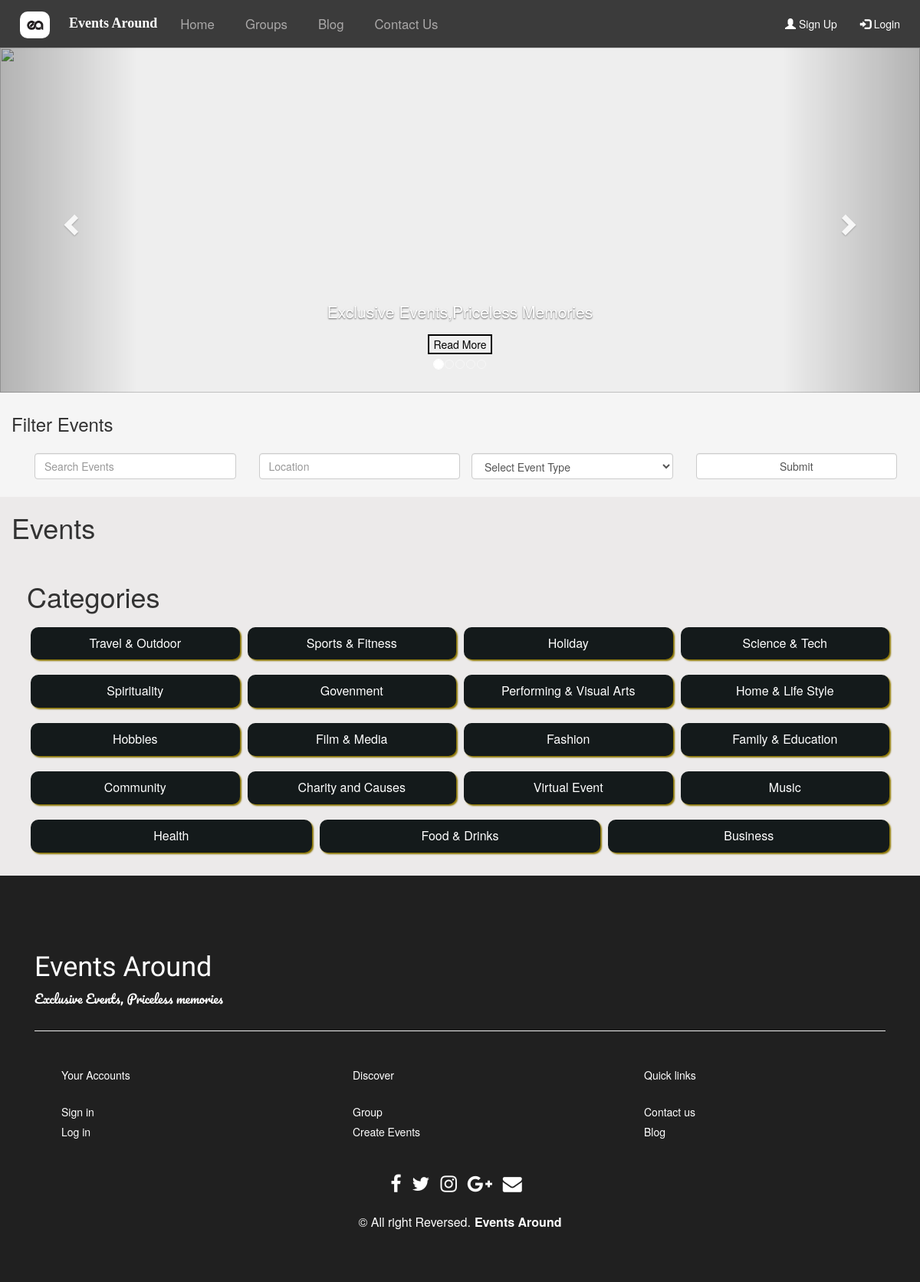
Before: / with the older database file.
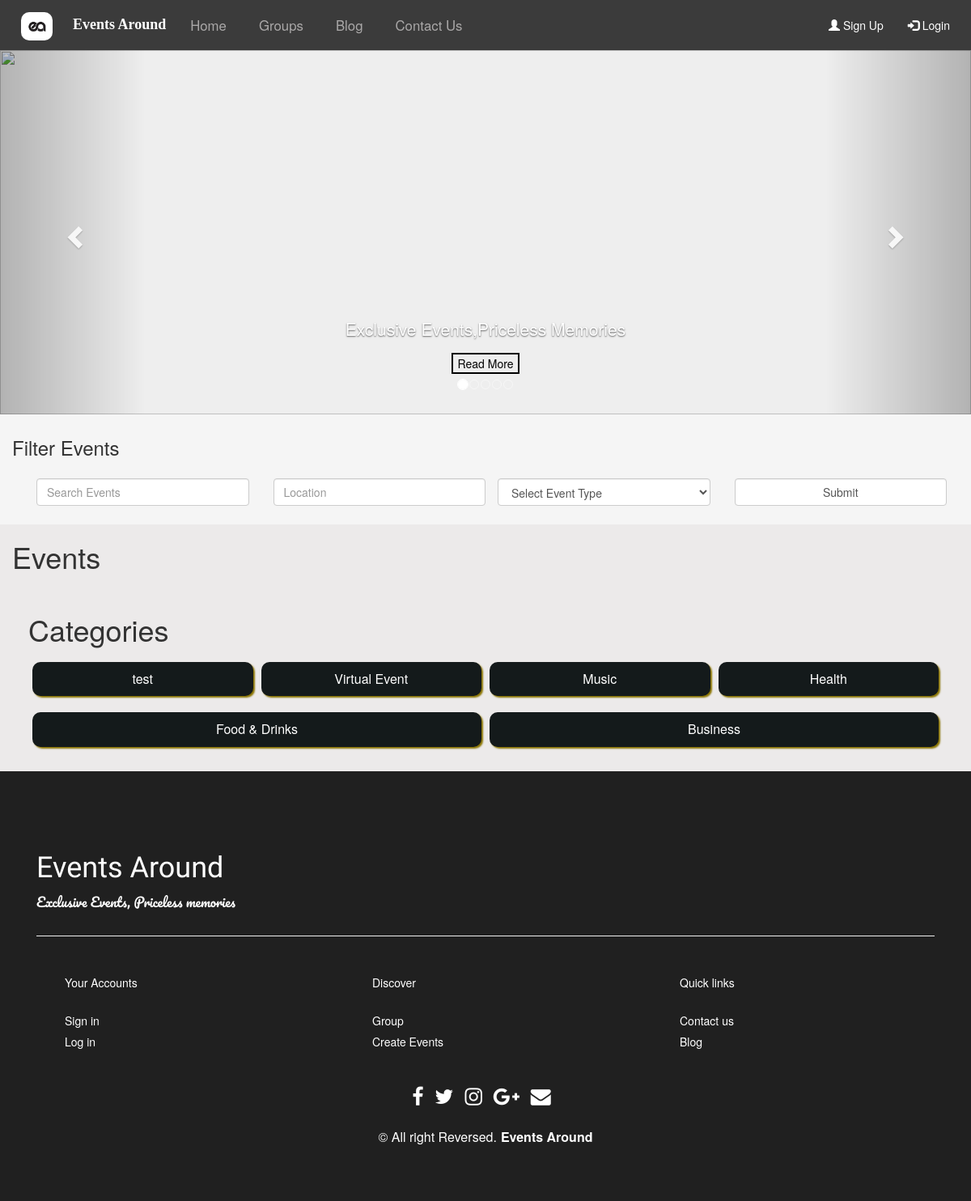
After: the same page with the newer database file.
### tables this page shows
CREATE TABLE `tbl_categories` (
  `id` int(11) NOT NULL,
  `title` varchar(225) NOT NULL,
  `status` enum('B','A') NOT NULL DEFAULT 'B',
  `createdBy` int(11) NOT NULL,
  `createdDate` datetime NOT NULL,
  `updatedBy` int(11) DEFAULT NULL,
  `updatedDate` datetime DEFAULT NULL
);

### functions.php (called while the page is built, shortened)
<?php
  function checkLogin(){
    if(isset($_SESSION['onlineUserID']) && $_SESSION['onlineUserID'] != "" && isset($_SESSION['onlineUserFullName']) && $_SESSION['onlineUserFullName'] != "" && isset($_SESSION['onlineUserType']) && $_SESSION['onlineUserType'] != "" && isset($_SESSION['onlineUserEmail']) && $_SESSION['onlineUserEmail'] != "" ){
        return true;
    }else{
      return false;
    }
  }
 ?>

### index.php (the view, shortened to what this page needs)
<?php require("connection.php"); ?>
<?php require("functions.php"); ?>
<?php $groupID = ""; $totCount= 0;?>
<!DOCTYPE html>
<html lang="en">
<head>
  <link rel="stylesheet" href="https://maxcdn.bootstrapcdn.com/bootstrap/4.5.2/css/bootstrap.min.css">
  <link rel="stylesheet" href="https://maxcdn.bootstrapcdn.com/bootstrap/3.4.1/css/bootstrap.min.css" />
  <link rel="stylesheet" href="https://cdnjs.cloudflare.com/ajax/libs/font-awesome/4.7.0/css/font-awesome.min.css" />
  <link rel="stylesheet" href="Home/Home.css">
</head>
<body>
<nav class="navbar  navbar-expand-md  navbar-dark" id="header">
  <a class="navbar-brand logo-link" href="index.php">
    <img src="Home/images/logo.jpg" class="logo-image" alt="Event Around">
  </a>
  <h4 id="NavWebName"><b>Events Around</b></h4>
  <div class="collapse navbar-collapse" id="collapsibleNavbar">
    <ul class="navbar-nav">
      <li class="nav-item">
        <a class="nav-link" id="NavLink" href="index.php">Home</a>
      </li>
      <li class="nav-item">
        <a class="nav-link" id="NavLink" href="group/group.php" >Groups</a>
      </li>
      <li class="nav-item">
        <a class="nav-link" id="NavLink" href="Blog/Blog.php" >Blog</a>
      </li>
      <li class="nav-item">
        <a class="nav-link" id="NavLink" href="Contact/Contact.php">Contact Us</a>
      </li>
   </ul>
	  <ul class="nav navbar-nav navbar-right">
      <?php if(checkLogin() == false){ ?>
        <li><a href="Signup/Signup.php"><span class="glyphicon glyphicon-user"></span> Sign Up</a></li>
        <li><a href="Login/Login.php"><span class="glyphicon glyphicon-log-in"></span> Login</a></li>
      <?php } ?>
    </ul>
  </div>
</nav>
<div id="myCarousel" class="carousel slide" data-ride="carousel">
  <ol class="carousel-indicators">
      <li data-target="#myCarousel" data-slide-to="0" class="active"></li>
      <li data-target="#myCarousel" data-slide-to="1"></li>
      <li data-target="#myCarousel" data-slide-to="2"></li>
      <li data-target="#myCarousel" data-slide-to="3"></li>
      <li data-target="#myCarousel" data-slide-to="4"></li>
  </ol>
  <div class="jumbotron">
  <div class="carousel-inner">
      <div class="item active">
          <img  src="Home/images/1.jpg"  style="width:100%; height:100%;">
          <div class="carousel-caption">
            <p id="SliderPara">Exclusive Events,Priceless Memories</p>
            <button id="Sliderbtn">Read More</button>
          </div>
      </div>
  </div>
</div>
  <a class="left carousel-control" href="#myCarousel" data-slide="prev">
      <span class="glyphicon glyphicon-chevron-left"></span>
  </a>
  <a class="right carousel-control" href="#myCarousel" data-slide="next">
      <span class="glyphicon glyphicon-chevron-right"></span>
  </a>
</div>
<?php if ($groupID != "") {
  $actionURL = "CreateEvents/events.php?groupID=".$groupID;
}else{
  $actionURL = "CreateEvents/events.php";
} ?>
<form action="<?php echo $actionURL; ?>" method="POST">
<div class="breadcrumb" id="BreadCrumb">
<h3>Filter Events</h3>
	<br>
	<div style="width:100%;">
    <div class="col-xs-8 col-sm-3 col-md-3 col-lg-3">
    <input type="text" class="form-control" id="SearchEvent" name="keywords" placeholder="Search Events" title="Search Event">
	</div>
  <div class="col-xs-8 col-sm-3 col-md-3 col-lg-3">
	<input type="text" class="form-control" id="Location" name="location" placeholder="Location">
</div>
 <div class="col-xs-8 col-sm-3 col-md-3 col-lg-3">
  <select name="eventType" style="position: relative;top: 15px;" class="form-control">
    <option value="">Select Event Type</option>
  </select>
</div>
  <div class="col-xs-8 col-sm-3 col-md-3 col-lg-3">
  <input style="position: relative;top: 15px;" type="submit" class="form-control" name="searchEvents" placeholder="Location">
</div>
  </div>
</div>
</form>
<div class="container-fluid" id="Events">
<h1>Events</h1>
<div id="Categories">
  <div id='label-wrapper'>
  <h1>Categories</h1>
    <div id='Label1'>
      <?php $sqlCateData = "SELECT * FROM `tbl_categories` WHERE `status` = 'A' ORDER BY `id` DESC";
            $resultCateData = mysqli_query($con,$sqlCateData);
            if($resultCateData){
                if(mysqli_num_rows($resultCateData)>0){
                   while ($rowCateData = mysqli_fetch_array($resultCateData)) {
      ?>
                    <a href="CreateEvents/events.php?eventCateID=<?php echo $rowCateData['id']; ?>" class="category_botton text-center"><?php echo $rowCateData['title']; ?></a>
      <?php }
        }
      } ?>
    </div>
</div>
</div>
</div>
<?php include("footer.php"); ?>
</body>
</html>

### footer.php (shortened to what this page needs)
<section id="footer">
		<div class="container">
      <div class="row Upper-footer">
        <div class ="col-xs-12 col-sm-12 col-md-12 col-lg-12">
        <br>
        <h1 style="font-family: 'Dancing Script', cursive;">Events Around</h1>
		<p style="font-family: 'Pacifico', cursive;">Exclusive Events, Priceless memories</p>
        </div>
      </div>
      <hr class="footer-line">
      <br>
			<div class="row text-center text-xs-center text-sm-left text-md-left">
				<div class="col-xs-12 col-sm-4 col-md-4">
					<h5>Your Accounts</h5>
					<ul class="list-unstyled quick-links">
						<li><a href="http://localhost/events_org_R/Signup/Signup.php">Sign in</a></li>
						<li><a href="http://localhost/events_org_R/Login/Login.php" >Log in</a></li>
					</ul>
				</div>
				<div class="col-xs-12 col-sm-4 col-md-4">
					<h5>Discover</h5>
					<ul class="list-unstyled quick-links">
						<li><a href="http://localhost/events_org_R/group/group.php" >Group</a></li>
						<li><a href="http://localhost/events_org_R/CreateEvents/creatEvents.php">Create Events</a></li>
					</ul>
				</div>
				<div class="col-xs-12 col-sm-4 col-md-4">
					<h5>Quick links</h5>
					<ul class="list-unstyled quick-links">
						<li><a href="http://localhost/events_org_R/Contact/Contact.php" >Contact us</a></li>
						<li><a href="http://localhost/events_org_R/Blog/Blog.php" >Blog</a></li>
					</ul>
				</div>
			</div>
			<div class="row">
				<div class="col-xs-12 col-sm-12 col-md-12 mt-2 mt-sm-5">
					<ul class="list-unstyled list-inline social text-center">
						<li class="list-inline-item"><a href=""><i class="fa fa-facebook"></i></a></li>
						<li class="list-inline-item"><a href=""><i class="fa fa-twitter"></i></a></li>
						<li class="list-inline-item"><a href=""><i class="fa fa-instagram"></i></a></li>
						<li class="list-inline-item"><a href=""><i class="fa fa-google-plus"></i></a></li>
						<li class="list-inline-item"><a href="" ><i class="fa fa-envelope"></i></a></li>
					</ul>
				</div>
			</div>
			<div class="row">
				<div class="col-xs-12 col-sm-12 col-md-12 mt-2 mt-sm-2 text-center text-white">
					<p class="h6">© All right Reversed.<a class="text-green ml-2" href="Home/Home.php" ><b>Events Around</b></a></p>
				</div>
			</div>
		</div>
	</section>

### Home/Home.css (style rules this page uses)
#header { margin-bottom:0px; border-radius:0px; background-color: rgba(0, 0, 0, 0.767); }
.logo-link { padding-top: 9px; }
.logo-image { height: 35px; width: 1fr; border-radius: 10px; }
#NavWebName { margin-top: 10px; color:White; font-family: 'Stylish'; }
.nav-link { padding: .2rem 1rem; margin-left: 10px; margin-right: 20px; font-size: larger; }
#NavLink { color:rgb(170, 168, 168); }
a { color:white; }
#myCarousel { height: 20%; }
#SliderPara { text-align: center; color: white; }
#Sliderbtn { background: none; border: 2px solid black; color: black; }
.jumbotron { padding: 0; margin: 0; }
.carousel .item { height: 450px; }
.item img { position: absolute; top: 0; left: 0; min-height: 400px; }
#SearchEvent,#Location { width:100%; margin:15px; }
#BreadCrumb { border-radius:0px; margin-bottom:0px; }
#Events { border-radius:0px; background:rgb(236, 234, 234); margin-bottom:0px; }
#label-wrapper { padding: 20px; overflow: hidden; width: 100%; margin: 0; max-width: 100%; }
#Label1 { display: flex; flex-wrap: wrap; transition: all 1s ease-in-out; overflow: hidden; }
.category_botton { box-shadow: 2px 2px 2px #8a7400; font-size: 16px; flex: 1 0 20%; padding: 10px 10px; margin: 10px 5px; border-radius: 10px; background-color: #141a1b; color: white; border: none; transition: all 0.1s ease; }
section { padding: 60px 0; }
#footer { background: #202020 !important; }
.Upper-footer { color: white; }
.footer-line { background-color: white; }
#footer h5 { padding-left: 10%; padding-bottom: 6px; margin-bottom: 20px; color:#ffffff; }
#footer a { color: #ffffff; text-decoration: none !important; background-color: transparent; }
#footer ul.social li { padding: 3px 0; }
#footer ul.social li a i { margin-right: 5px; font-size:25px; -webkit-transition: .5s all ease; -moz-transition: .5s all ease; transition: .5s all ease; }
#footer ul.social li a, #footer ul.quick-links li a { color:#ffffff; }
#footer ul.quick-links li { padding: 3px 0 3px 10%; -webkit-transition: .5s all ease; -moz-transition: .5s all ease; transition: .5s all ease; }
#footer p { font-size: 16px; }

Changed rows visible on the page:
removed tbl_categories: title "Travel & Outdoor"
removed tbl_categories: title "Sports & Fitness"
removed tbl_categories: title "Holiday"
removed tbl_categories: title "Science & Tech"
removed tbl_categories: title "Spirituality"
removed tbl_categories: title "Govenment"
removed tbl_categories: title "Performing & Visual Arts"
removed tbl_categories: title "Home & Life Style"
removed tbl_categories: title "Hobbies"
removed tbl_categories: title "Film & Media"
removed tbl_categories: title "Fashion"
removed tbl_categories: title "Family & Education"
removed tbl_categories: title "Community"
removed tbl_categories: title "Charity and Causes"
added tbl_categories: title "test"
